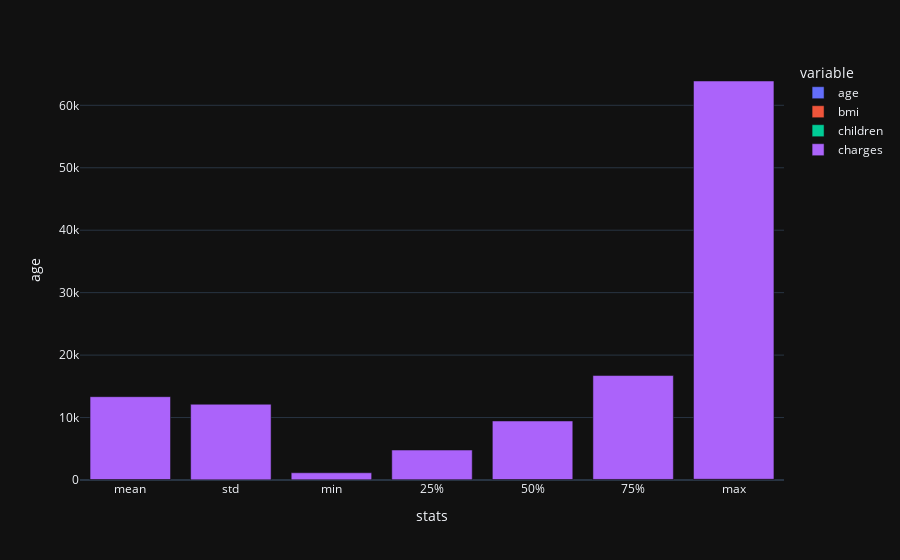

The code cell stored with this chart in its notebook:
### Code cell
# titles = ["mean", "std", "mode", "min", "25%", "50%", "75%", "max"]
print(data.age.describe().to_dict())

fig  = px.bar(data.describe()[1:])
fig.update_layout(xaxis_title="stats", yaxis_title="age")
fig.show()

### Figure 1 — Plotly figure (JSON) as saved in the notebook; plotly's stock layout.template omitted (floating-point values rounded to 4 significant figures)
{"data": [{"alignmentgroup": "True", "hovertemplate": "variable=age<br>index=%{x}<br>value=%{y}<extra></extra>", "legendgroup": "age", "marker": {"color": "#636efa", "pattern": {"shape": ""}}, "name": "age", "offsetgroup": "age", "orientation": "v", "showlegend": true, "textposition": "auto", "x": ["mean", "std", "min", "25%", "50%", "75%", "max"], "xaxis": "x", "y": [39.21, 14.05, 18.0, 27.0, 39.0, 51.0, 64.0], "yaxis": "y", "type": "bar"}, {"alignmentgroup": "True", "hovertemplate": "variable=bmi<br>index=%{x}<br>value=%{y}<extra></extra>", "legendgroup": "bmi", "marker": {"color": "#EF553B", "pattern": {"shape": ""}}, "name": "bmi", "offsetgroup": "bmi", "orientation": "v", "showlegend": true, "textposition": "auto", "x": ["mean", "std", "min", "25%", "50%", "75%", "max"], "xaxis": "x", "y": [30.66, 6.098, 15.96, 26.3, 30.4, 34.69, 53.13], "yaxis": "y", "type": "bar"}, {"alignmentgroup": "True", "hovertemplate": "variable=children<br>index=%{x}<br>value=%{y}<extra></extra>", "legendgroup": "children", "marker": {"color": "#00cc96", "pattern": {"shape": ""}}, "name": "children", "offsetgroup": "children", "orientation": "v", "showlegend": true, "textposition": "auto", "x": ["mean", "std", "min", "25%", "50%", "75%", "max"], "xaxis": "x", "y": [1.095, 1.205, 0.0, 0.0, 1.0, 2.0, 5.0], "yaxis": "y", "type": "bar"}, {"alignmentgroup": "True", "hovertemplate": "variable=charges<br>index=%{x}<br>value=%{y}<extra></extra>", "legendgroup": "charges", "marker": {"color": "#ab63fa", "pattern": {"shape": ""}}, "name": "charges", "offsetgroup": "charges", "orientation": "v", "showlegend": true, "textposition": "auto", "x": ["mean", "std", "min", "25%", "50%", "75%", "max"], "xaxis": "x", "y": [13270.0, 12110.0, 1122.0, 4740.0, 9382.0, 16640.0, 63770.0], "yaxis": "y", "type": "bar"}], "layout": {"xaxis": {"anchor": "y", "domain": [0.0, 1.0], "title": {"text": "stats"}}, "yaxis": {"anchor": "x", "domain": [0.0, 1.0], "title": {"text": "age"}}, "legend": {"title": {"text": "variable"}, "tracegroupgap": 0}, "margin": {"t": 60}, "barmode": "relative"}}
